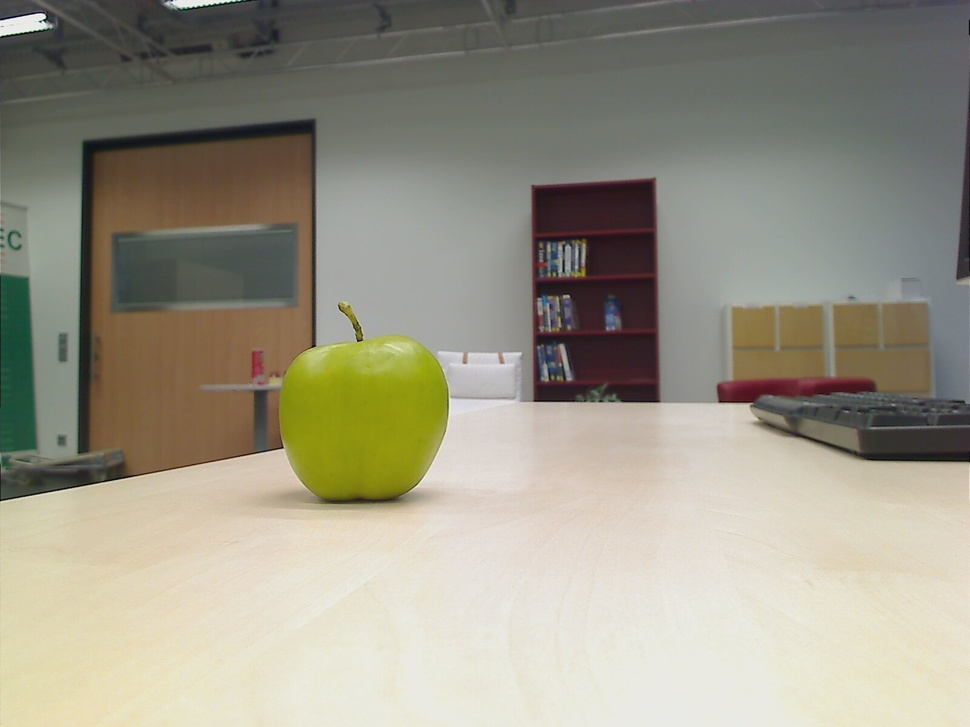
//> input picture project/tools/examples/harrisCornerDetection/detect0.jpg, 970 x 727 px, shrunk from 1600 x 1200 before the run
$ ./main detect0.jpg   (built with g++ and OpenCV 4)
//> lines starting //> are read from the running program, lines starting //| are printed output that depends on the picture
/**
 * @function cornerHarris_Demo.cpp
 * @brief Demo code for detecting corners using Harris-Stephens method
 * @author OpenCV team
 */

#include "opencv2/highgui/highgui.hpp"
#include "opencv2/imgproc/imgproc.hpp"
#include <iostream>
#include <stdio.h>
#include <stdlib.h>

using namespace cv;
using namespace std;

/// Global variables
Mat src, src_gray;
int thresh = 150;
int max_thresh = 255;

const char* source_window = "Source image";
const char* corners_window = "Corners detected";

/// Function header
void cornerHarris_demo( int, void* );

/**
 * @function main
 */
int main( int, char** argv )
{
  /// Load source image and convert it to gray
  src = imread( argv[1], 1 );
//> src is the input picture: 727 rows x 970 cols, CV_8UC3; mean B, G, R 134.1, 149.9, 153.9
  cvtColor( src, src_gray, COLOR_BGR2GRAY );
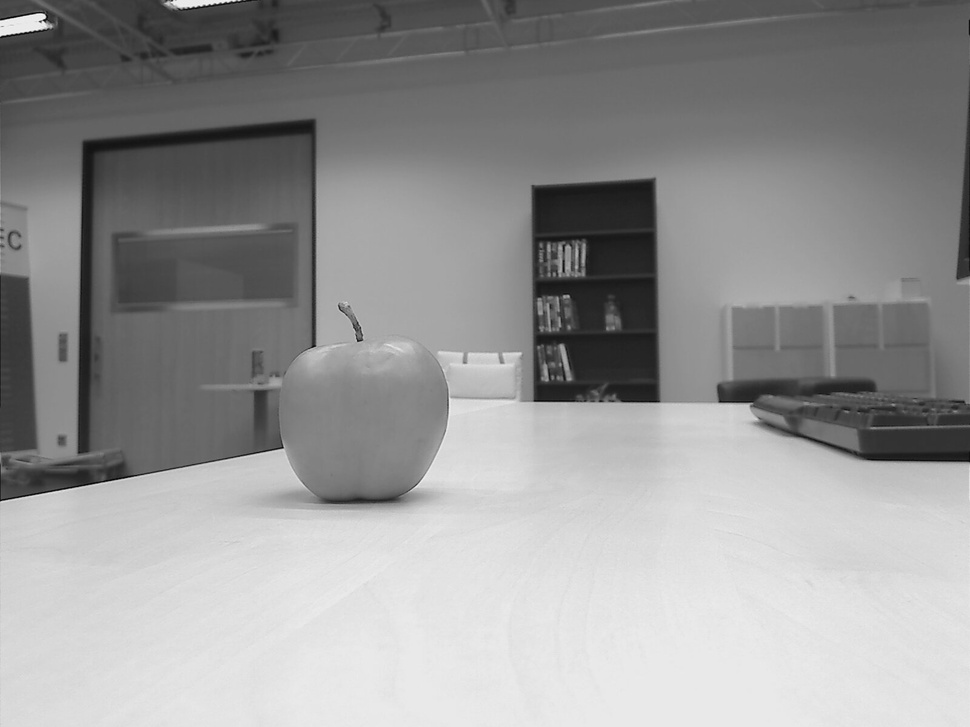
//> src_gray: 727 rows x 970 cols, CV_8UC1; min 1, max 253, mean 149.3

  /// Create a window and a trackbar
  namedWindow( source_window, WINDOW_NORMAL );
  createTrackbar( "Threshold: ", source_window, &thresh, max_thresh, cornerHarris_demo );
  imshow( source_window, src );

  cornerHarris_demo( 0, 0 );

  waitKey(0);
  return(0);
}

/**
 * @function cornerHarris_demo
 * @brief Executes the corner detection and draw a circle around the possible corners
 */
void cornerHarris_demo( int, void* )
{

  Mat dst, dst_norm, dst_norm_scaled;
  dst = Mat::zeros( src.size(), CV_32FC1 );

  /// Detector parameters
  int blockSize = 2;
  int apertureSize = 3;
  double k = 0.04;

  /// Detecting corners
  cornerHarris( src_gray, dst, blockSize, apertureSize, k, BORDER_DEFAULT );

  /// Normalizing
  normalize( dst, dst_norm, 0, 255, NORM_MINMAX, CV_32FC1, Mat() );
  convertScaleAbs( dst_norm, dst_norm_scaled );

  /// Drawing a circle around corners
  for( int j = 0; j < dst_norm.rows ; j++ )
     { for( int i = 0; i < dst_norm.cols; i++ )
          {
            if( (int) dst_norm.at<float>(j,i) > thresh )
              {
               circle( dst_norm_scaled, Point( i, j ), 5,  Scalar(0), 2, 8, 0 );
              }
          }
     }
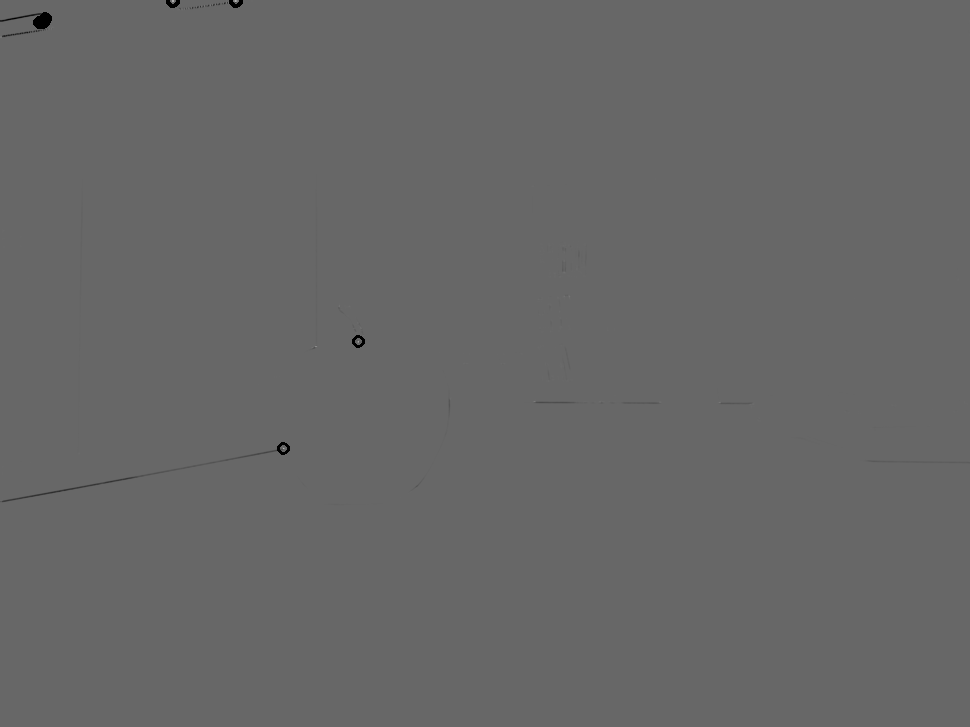
//> dst_norm_scaled: 727 rows x 970 cols, CV_8UC1; min 0, max 181, mean 102.9
  /// Showing the result
  namedWindow( corners_window, WINDOW_NORMAL );
  imshow( corners_window, dst_norm_scaled );
}

$ run again, on project/tools/examples/harrisCornerDetection/detect2.jpg
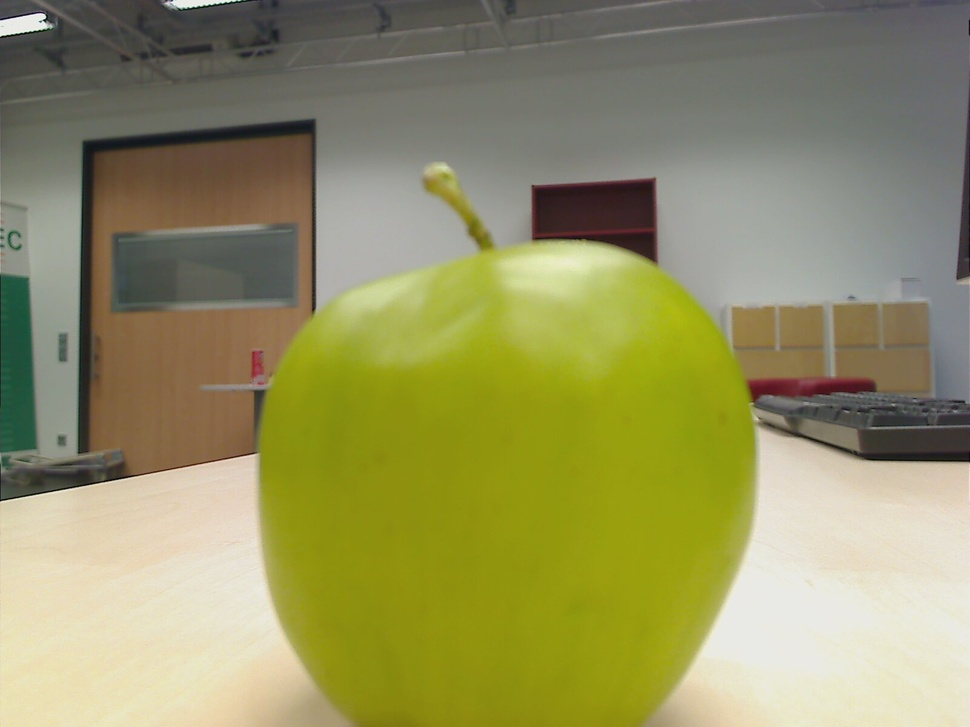
//> input picture project/tools/examples/harrisCornerDetection/detect2.jpg, 970 x 727 px, shrunk from 1600 x 1200 before the run
//> src is the input picture: 727 rows x 970 cols, CV_8UC3; mean B, G, R 98, 145.7, 147.8
//> `cvtColor( src, src_gray, COLOR_BGR2GRAY );`:
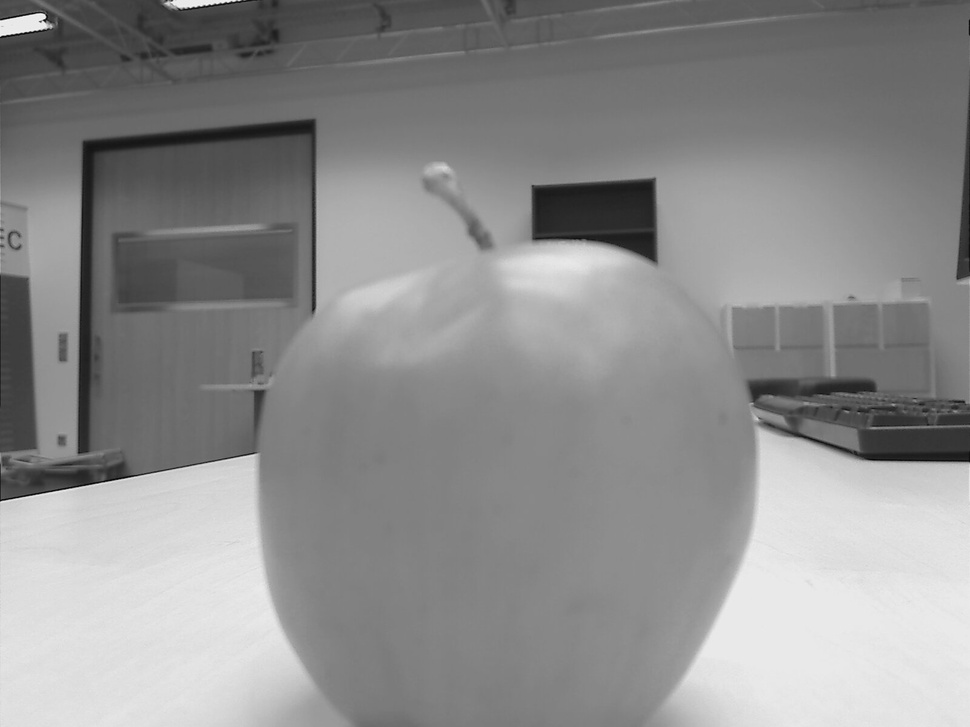
//> src_gray: 727 rows x 970 cols, CV_8UC1; min 2, max 249, mean 140.9
